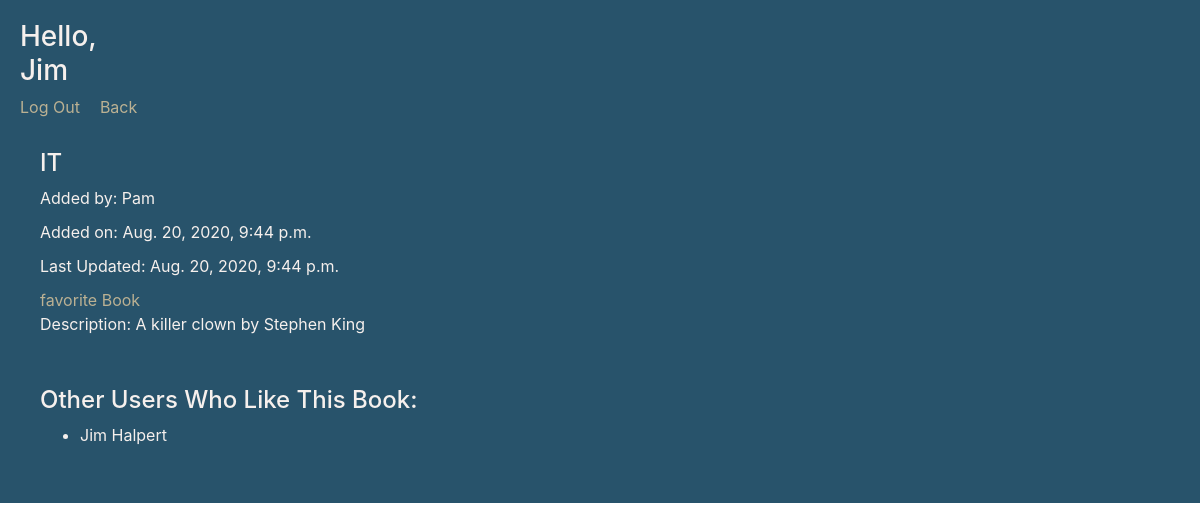
The page /books/view/2 (signed in) on the database its author committed.
### log_reg_app/models.py (models this page shows)
class User(models.Model):
    first_name = models.CharField(max_length=60)
    last_name = models.CharField(max_length=60)
    email = models.EmailField()
    password = models.CharField(max_length=60)
    created = models.DateTimeField(auto_now_add=True)
    updated = models.DateTimeField(auto_now=True)
    objects = UserManager()

### bookapp/models.py (models this page shows)
class Book(models.Model):
    title = models.CharField(max_length=55)
    desc = models.TextField()
    created_by = models.ForeignKey(User, related_name="user_created", default="", on_delete=models.CASCADE)
    faved_books = models.ManyToManyField(User, related_name="favorited_books")
    created = models.DateTimeField(auto_now_add=True)
    updated = models.DateTimeField(auto_now=True)

### bookapp/views.py (the view)
# urls.py: path('view/<int:id>', views.view),
def view(request, id):
    context = {
        'one_book': Book.objects.get(id=id),
        'user': User.objects.get(id=request.session['user_id'])
    }
    return render(request, 'view.html', context)

### bookapp/templates/view.html (shortened to what this page needs)
{% load static %}
<!DOCTYPE html>
<html lang="en">
<head>
    <link rel="stylesheet" href="https://stackpath.bootstrapcdn.com/bootstrap/4.5.2/css/bootstrap.min.css">
    <link rel="stylesheet" href="{% static "books.css" %}">
</head>
<body>
    <div class="container-fluid">
        <div class="nav">
            <h3>Hello, {{request.session.name}}</h3>
            <a href="/logout">Log Out</a>
            <a href="/books">Back</a>
        </div>
        <section id="view_book">
            <h4>{{ one_book.title }}</h4>
            <p>Added by: {{ one_book.created_by.first_name }}</p>
            <p>Added on: {{ one_book.created }}</p>
            <p>Last Updated: {{ one_book.updated }}</p>
            {% if request.session.user_id != one_book.created_by.id %}
                <a href="/books/favorite/{{book.id}}">favorite Book</a>
            {% endif %}
            {% if request.session.user_id != one_book.created_by.id %}
                <p>Description: {{ one_book.desc }}</p>
            {% endif %}
        </section>
        <section id="view_users">
            <h4>Other Users Who Like This Book:</h4>
            {% for fave in one_book.faved_books.all %}
                <ul>
                    <li>{{ fave.first_name }} {{ fave.last_name }}</li>
                </ul>
            {% endfor %}
        </section>
    </div>
</body>
</html>

### bookapp/static/books.css (style rules this page uses)
.container-fluid { background-color: #28536B; color: #F6F0ED; padding: 20px; }
a { color: #bbb193; }
section { display: inline-block; margin: 20px; vertical-align: top; color: #F6F0ED; justify-content: space-between; }
#view_book { margin-right: 400px; }
.nav h3 { margin-right: 1300px; }
.nav a { margin-right: 20px; }
p, a, input { margin-bottom: 10px; }

### rows shown on the page
User: session.name "Jim", first_name "Jim", last_name "Halpert"
Book: title "IT", created_by.first_name "Pam", created "Aug. 20, 2020, 9:44 p.m.", updated "Aug. 20, 2020, 9:44 p.m.", desc "A killer clown by Stephen King"
